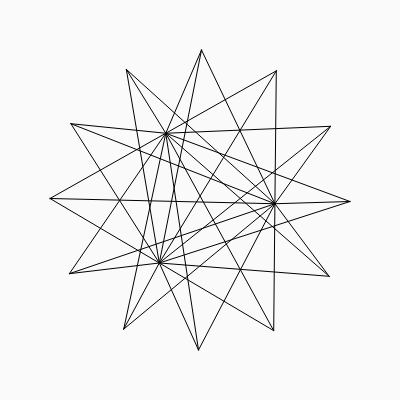
Frame 1 (no input)
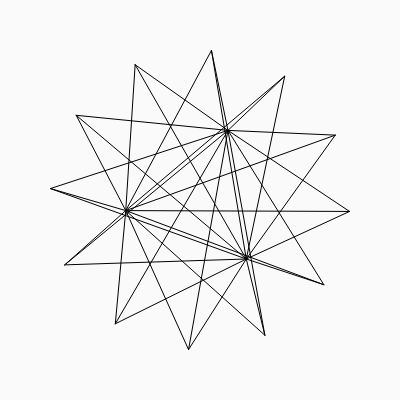
Frame 60 (no input)
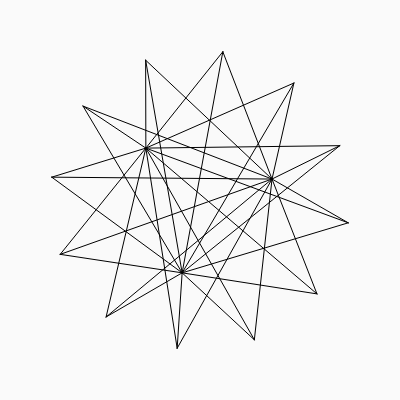
Frame 120 (the mouse pressed at the canvas centre since frame 60)

The p5.js sketch that drew these frames (run headless with seeded random() and noise() and a simulated clock; from frame 60 on, the mouse is pressed at the canvas centre):

// p5.js sketch
// ── sketch.js
const width = 400;
const height = 400;
const halfW = width / 2;
const halfH = height / 2;

const outer = [];
const outerCount = 12;
const deltaO = 0.01;

const inner = [];
const innerCount = 3;
const deltaI = 0.05;

function setup() {
	createCanvas(width, height);

	for (let i = 0; i < outerCount; i++) {
		const angle = (TWO_PI / outerCount) * i;
		outer[i] = new Star(angle);
	}

	for (let i = 0; i < innerCount; i++) {
		const angle = (TWO_PI / innerCount) * i;
		inner[i] = new Star(angle, true);
	}
}

function draw() {
	background(250);

	translate(halfW, halfH);

	for (let i = 0; i < outerCount; i++) {
		outer[i].angle += deltaO;
		outer[i].update();
		outer[i].display();
	}

	for (let i = 0; i < innerCount; i++) {
		inner[i].angle += deltaI;
		inner[i].update();
		inner[i].display();
	}

	for (let i = 0; i < outerCount; i++) {
		for (let j = 0; j < innerCount; j++) {
			line(outer[i].x, outer[i].y, inner[j].x, inner[j].y);
		}
	}
}

// ── stars.js
class Star {
	constructor(angle, inner) {
		this.r = inner ? 75 : 150;
		this.angle = angle;
	}

	update() {
		this.x = this.r * cos(this.angle);
		this.y = this.r * sin(this.angle);
	}

	display() {
		// ellipse(this.x, this.y, 10, 10);
	}
}
